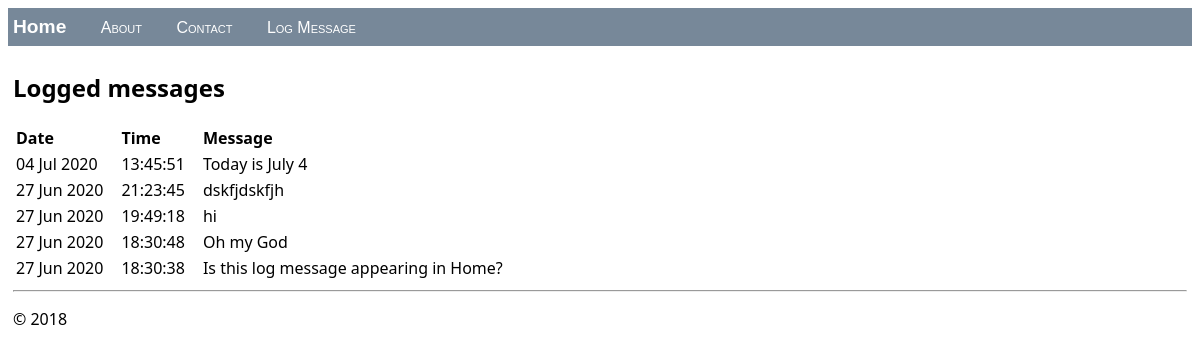
The page / on the database its author committed.
### hello1/models.py (models this page shows, shortened)
class LogMessage(models.Model):
    message = models.CharField(max_length=300)
    log_date = models.DateTimeField("date logged")

### hello1/views.py (the view)
class HomeListView(ListView):
    model = LogMessage
    def get_context_data(self, **kwargs):
        context = super(HomeListView, self).get_context_data(**kwargs)
        return context

### hello1/templates/hello1/home.html (shortened to what this page needs)
{% extends "hello1/layout.html" %}
{% block content %}
    <h2>Logged messages</h2>
    {% if message_list %}
        <table class="message_list">
            <thead>
            <tr>
                <th>Date</th>
                <th>Time</th>
                <th>Message</th>
            </tr>
            </thead>
            <tbody>
            {% for message in message_list %}
                <tr>
                    <td>{{ message.log_date | date:'d M Y' }}</td>
                    <td>{{ message.log_date | time:'H:i:s' }}</td>
                    <td>
                        {{ message.message }}
                    </td>
                </tr>
            {% endfor %}
            </tbody>
        </table>
    {% else %}
        <p>No messages have been logged. Use the <a href="{% url 'log' %}">Log Message form</a>.</p>
    {% endif %}
{% endblock %}

### hello1/templates/hello1/layout.html (shortened to what this page needs)
<!DOCTYPE html>
<html>
<head>
    {% load static %}
    <link rel="stylesheet" type="text/css" href="{% static 'hello1\site.css' %}"/>
</head>
<body>
<div class="navbar">
    <a href="{% url 'home' %}" class="navbar-brand">Home</a>
    <a href="{% url 'about' %}" class="navbar-item">About</a>
    <a href="{% url 'contact' %}" class="navbar-item">Contact</a>
    <a href="{% url 'log' %}" class="navbar-item">Log Message</a>
</div>
<div class="body-content">
    {% block content %}
    {% endblock %}
    <hr/>
    <footer>
        <p>© 2018</p>
    </footer>
</div>
</body>
</html>

### hello1/static/hello1/site.css (style rules this page uses)
.navbar { background-color: lightslategray; font-size: 1em; font-family: 'Trebuchet MS', 'Lucida Sans Unicode', 'Lucida Grande', 'Lucida Sans', Arial, sans-serif; color: white; padding: 8px 5px 8px 5px; }
.navbar a { text-decoration: none; color: inherit; }
.navbar-brand { font-size: 1.2em; font-weight: 600; }
.navbar-item { font-variant: small-caps; margin-left: 30px; }
.body-content { padding: 5px; font-family:'Segoe UI', Tahoma, Geneva, Verdana, sans-serif; }
.message_list th,td { text-align: left; padding-right: 15px; }

### rows shown on the page
LogMessage: log_date "04 Jul 2020", log_date "13:45:51", message "Today is July 4"
LogMessage: log_date "27 Jun 2020", log_date "21:23:45", message "dskfjdskfjh"
LogMessage: log_date "27 Jun 2020", log_date "19:49:18", message "hi"
LogMessage: log_date "27 Jun 2020", log_date "18:30:48", message "Oh my God"
LogMessage: log_date "27 Jun 2020", log_date "18:30:38", message "Is this log message appearing in Home?"
